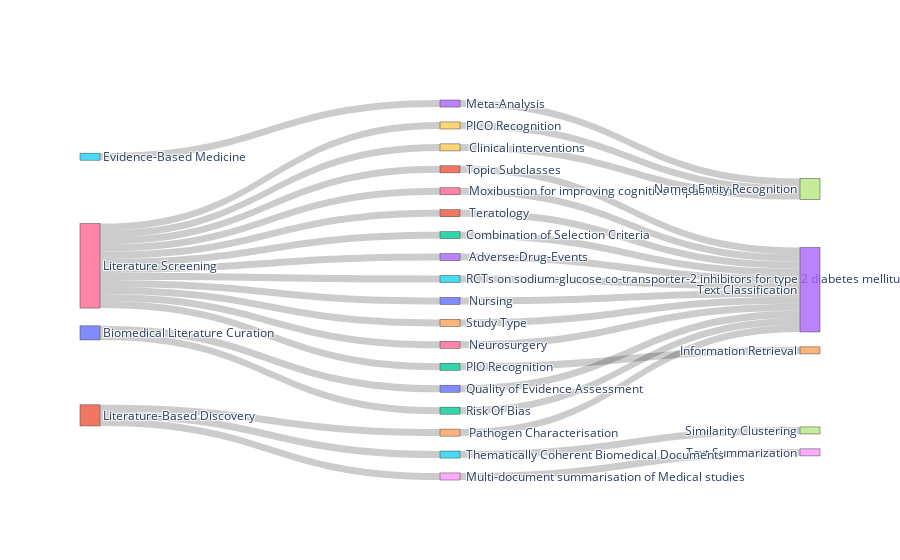

Source (notebook cell):
### Code cell
l1 = df["Level_1"].to_list()
l2 = df["Level_2"].to_list()
l3 = df["Target application"].to_list()
connect_values = df["Count"].to_list()

levels_combined = list(set(l1 + l2 + l3))
node_dict = {y: x for x, y in enumerate(levels_combined)}

source = l1 + l2
target = l2 + l3
values = connect_values * 2  # Duplicate for each level

source_node = [node_dict[x] for x in source]
target_node = [node_dict[x] for x in target]

values_combined = [f'Outgoing: {value}' for value in values]  # Include "Outgoing:"

fig = go.Figure(
    data=[go.Sankey(
        node=dict(
            label=levels_combined
        ),
        link=dict(
            source=source_node,
            target=target_node,
            value=values,
            label=values_combined  # Use the modified values_combined list
        ))])

# With this save the plots
plot(fig,
     image_filename='sankey_plot_1',
     image='png',
     image_width=1000,
     image_height=600)

# And show the plot
fig.show()

### Figure 1 — Plotly figure (JSON) as saved in the notebook; plotly's stock layout.template omitted (floating-point values rounded to 4 significant figures)
{"data": [{"link": {"label": ["Outgoing: 1", "Outgoing: 1", "Outgoing: 1", "Outgoing: 1", "Outgoing: 1", "Outgoing: 1", "Outgoing: 1", "Outgoing: 1", "Outgoing: 1", "Outgoing: 1", "Outgoing: 1", "Outgoing: 1", "Outgoing: 1", "Outgoing: 1", "Outgoing: 1", "Outgoing: 1", "Outgoing: 1", "Outgoing: 1", "Outgoing: 1", "Outgoing: 1", "Outgoing: 1", "Outgoing: 1", "Outgoing: 1", "Outgoing: 1", "Outgoing: 1", "Outgoing: 1", "Outgoing: 1", "Outgoing: 1", "Outgoing: 1", "Outgoing: 1", "Outgoing: 1", "Outgoing: 1", "Outgoing: 1", "Outgoing: 1", "Outgoing: 1", "Outgoing: 1"], "source": [16, 16, 16, 16, 21, 16, 21, 16, 16, 5, 16, 16, 10, 16, 16, 10, 16, 21, 12, 6, 9, 26, 25, 11, 4, 1, 20, 3, 2, 15, 0, 19, 24, 22, 13, 8], "target": [12, 6, 9, 26, 25, 11, 4, 1, 20, 3, 2, 15, 0, 19, 24, 22, 13, 8, 23, 23, 7, 23, 17, 23, 23, 23, 23, 7, 14, 23, 23, 7, 23, 23, 23, 18], "value": [1, 1, 1, 1, 1, 1, 1, 1, 1, 1, 1, 1, 1, 1, 1, 1, 1, 1, 1, 1, 1, 1, 1, 1, 1, 1, 1, 1, 1, 1, 1, 1, 1, 1, 1, 1]}, "node": {"label": [" Quality of Evidence Assessment", " Topic Subclasses", " PIO Recognition", " Meta-Analysis", "  Pathogen Characterisation", "Evidence-Based Medicine", "  Moxibustion for improving cognitive impairment", "Named Entity Recognition", " Multi-document summarisation of Medical studies", " PICO Recognition", "Biomedical Literature Curation", "  Teratology", " Combination of Selection Criteria", "  Adverse-Drug-Events", "Information Retrieval", " RCTs on sodium-glucose co-transporter-2 inhibitors for type 2 diabetes mellitus treatment", "Literature Screening", "Similarity Clustering", "Text Summarization", "  Clinical interventions", "  Nursing", "Literature-Based Discovery", " Risk Of Bias", "Text Classification", " Study Type", " Thematically Coherent Biomedical Documents", "  Neurosurgery"]}, "type": "sankey"}], "layout": {"autosize": true}}
